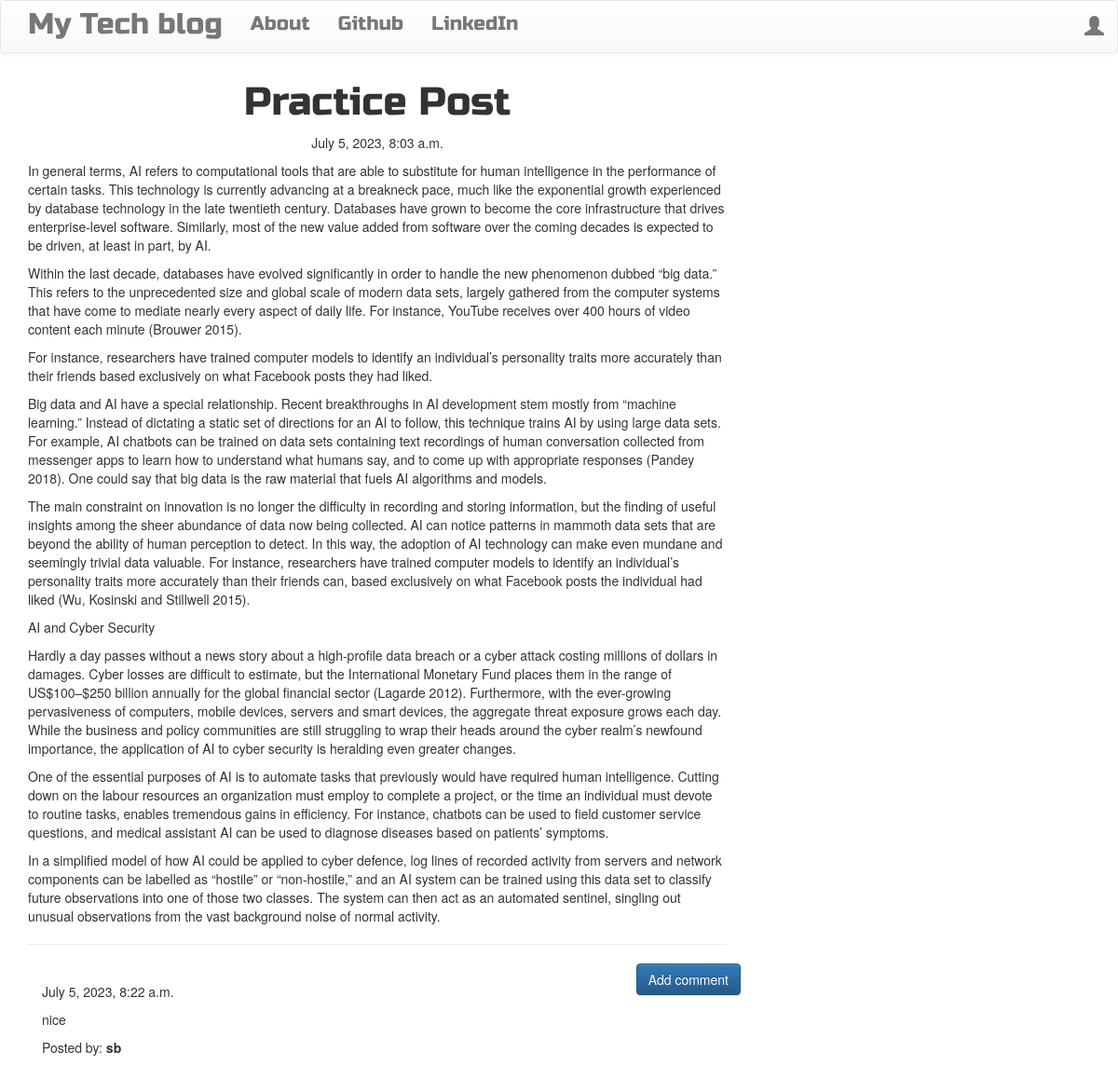
The app's page /post/1/ with its own data.
### blog/models.py (models this page shows, shortened)
class Post(models.Model):
    author = models.ForeignKey('auth.User', on_delete=models.CASCADE)
    title = models.CharField(max_length=200)
    text = models.TextField()
    created_date = models.DateTimeField(default=timezone.now)
    published_date = models.DateTimeField(blank=True, null=True)

class Comment(models.Model):
    post = models.ForeignKey(Post, related_name='comments', on_delete=models.CASCADE)
    author = models.CharField(max_length=200)
    text = models.TextField()
    created_date = models.DateTimeField(default=timezone.now)
    approved_comment = models.BooleanField(default=False)

### blog/views.py (the view)
# urls.py: path('post/<int:pk>/', views.PostDetailView.as_view(), name='post_detail'),
class PostDetailView(DetailView):
    model = Post

### blog/templates/blog/post_detail.html (shortened to what this page needs)
{% extends 'blog/base.html' %}
{% block content %}
        <h1 class='posttitle loader'>{{ post.title }}</h1>
        {% if post.published_date %}
            <div class="date postdate">
                {{ post.published_date }}
            </div>
        {% else %}
            <a class="btn btn-default" href="{% url 'post_publish' pk=post.pk %}">Publish</a>
        {% endif %}
      <p class='postcontent' >{{ post.text|safe|linebreaksbr }}</p>
  <hr>
  <a class="btn btn-primary btn-comment" href="{% url 'add_comment_to_post' pk=post.pk %}">Add comment</a>
  <div class="container">
  {% for comment in post.comments.all %}
  <br>
      {% if user.is_authenticated or comment.approved_comment %}
              {{ comment.created_date }}
          <p>{{ comment.text|safe|linebreaks }}</p>
          <p>Posted by: <strong>{{ comment.author }}</strong></p>
      {% endif %}
  {% empty %}
      <p>No comments posted.</p>
  {% endfor %}
</div>
{% endblock %}

### blog/templates/blog/base.html (shortened to what this page needs)
<!DOCTYPE html>
{% load static %}
<html>
<head>
    <link rel="stylesheet" href="https://maxcdn.bootstrapcdn.com/bootstrap/3.3.7/css/bootstrap.min.css">
    <link rel="stylesheet" href="https://maxcdn.bootstrapcdn.com/bootstrap/3.3.7/css/bootstrap-theme.min.css">
    <link rel="stylesheet" href="//cdn.jsdelivr.net/medium-editor/latest/css/medium-editor.min.css" type="text/css" media="screen" charset="utf-8">
    <link rel="stylesheet" href="{% static 'css/blog.css' %}">
</head>
<body class="loader">
    <nav class="navbar navbar-default techfont custom-navbar">
        <div class="container">
            <ul class="nav navbar-nav">
                <li><a class="navbar-brand bigbrand" href="{% url 'post_list' %}">My Tech blog</a></li>
                <li><a href="{% url 'about' %}">About</a></li>
                <li><a href="https://www.github.com">Github</a></li>
                <li><a href="https://www.linkedin.com">LinkedIn</a></li>
            </ul>
            <ul class="nav navbar-nav navbar-right">
                {% if user.is_authenticated %}
                <li><a href="{% url 'post_new' %}">New Post</a></li>
                <li><a href="{% url 'post_draft_list' %}">Drafts</a></li>
                <li><a href="{% url 'logout' %}">Log out</a></li>
                <li><a>Welcome: {{ user.username }}</a></li>
                {% else %}
                <li><a class="nav navbar-right" href="{% url 'login' %}"><span class="glyphicon glyphicon-user"></span></a></li>
                {% endif %}
            </ul>
        </div>
    </nav>
    <div class="content container">
        <div class="row">
            <div class="col-md-8">
                <div class="blog_posts">
                    {% block content %}
                    {% endblock %}
                </div>
            </div>
        </div>
    </div>
</body>
</html>

### blog/static/css/blog.css (style rules this page uses)
.techfont { font-family: 'Russo One', sans-serif; font-size: 1.5em; margin-bottom: 10px; }
.postdate { text-align: center; }
.posttitle { font-family: 'Russo One', sans-serif; font-size: 3em; text-align: center; }
.postcontent { font-family: 'Montserrat'; font-size: 1.5em; }
.btn-comment { position: absolute; right: 0px; }
.bigbrand { font-size: 1.5em; }
.loader { filter:hue-rotate(0deg); color: linear-gradient(45deg,#0f8,#08f); animation:hue 5000ms infinite linear; }

### records on screen
Post: title "Practice Post", published_date "July 5, 2023, 8:03 a.m.", text "In general terms, AI refers to computational tools that are able to substitute for human intelligence in the performance of certain tasks. This technology is currently advancing at a breakneck pace, much like the exponential growth experienced by database technology in the late twentieth century. Databases have grown to become the core infrastructure that drives enterprise-level software. Similarly, most of the new value added from software over the coming decades is expected to be driven, at least in part, by AI. Within the last decade, databases have evolved significantly in order to handle the new phenomenon dubbed “big data.” This refers to the unprecedented size and global scale of…"
Comment: created_date "July 5, 2023, 8:22 a.m.", text "nice", author "sb"
